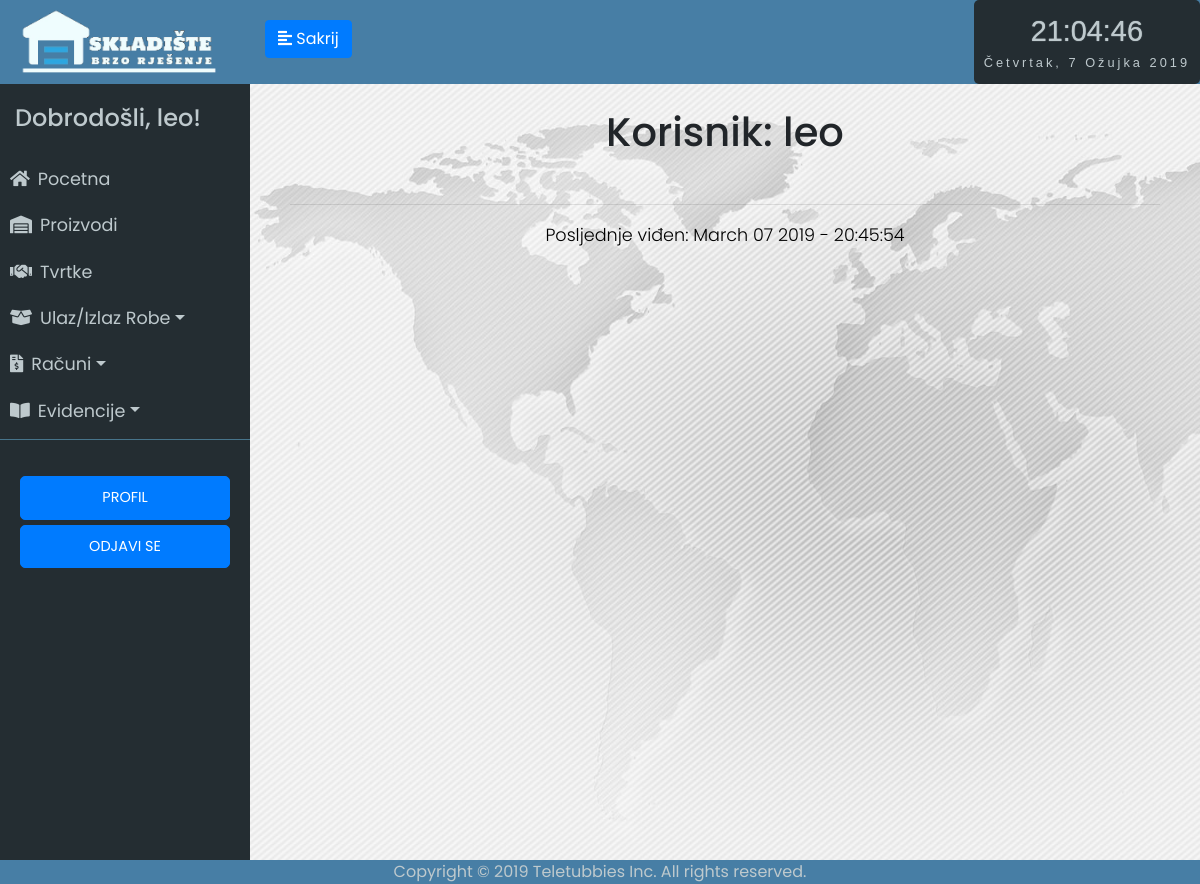
Before: /user/leo (signed in) with the older database file.
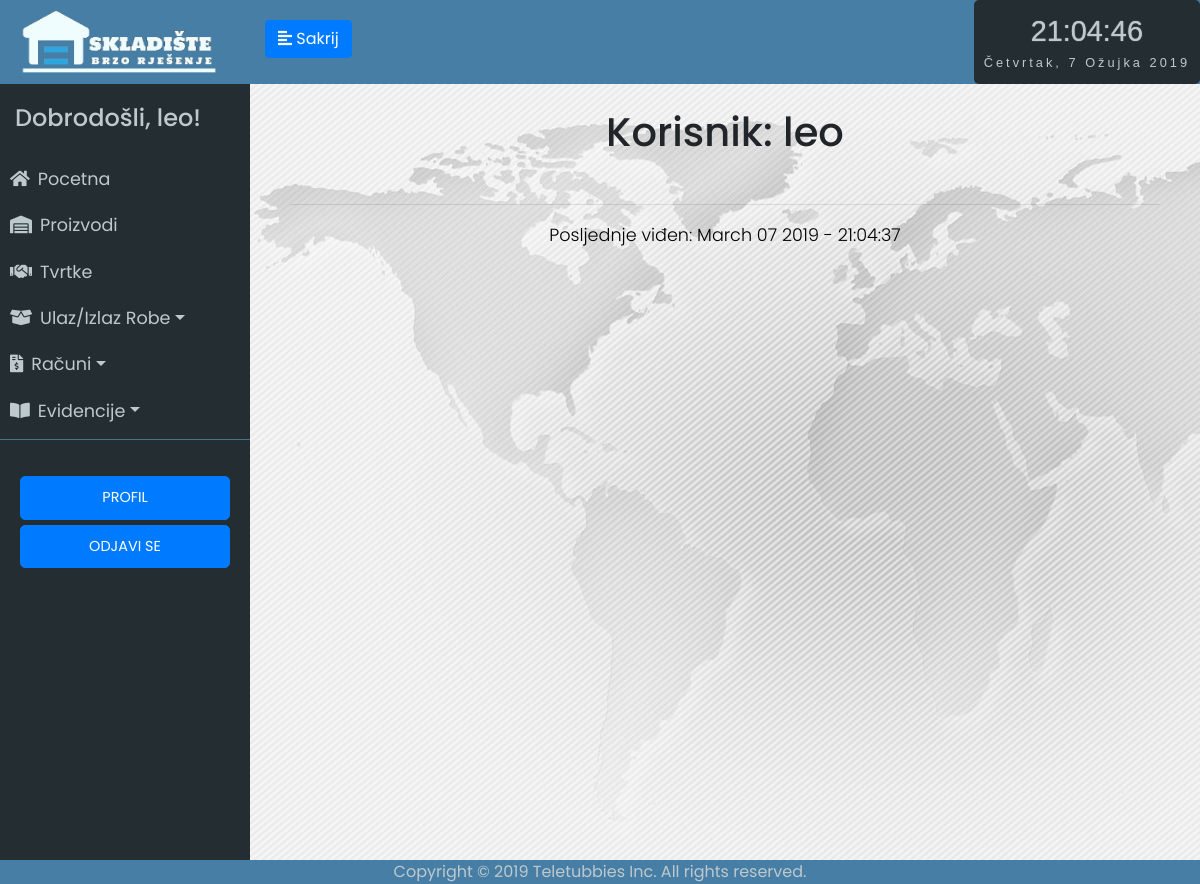
After: the same page with the newer database file.
### app/models.py (models this page shows, shortened)
class User(UserMixin, db.Model):
	id = db.Column(db.Integer, primary_key=True)
	username = db.Column(db.String(64), index=True, unique=True)
	email = db.Column(db.String(120), index=True, unique=True)
	password_hash = db.Column(db.String(128))
	last_seen = db.Column(db.DateTime, default=datetime.utcnow)
	evidencija = db.relationship('Evidencija', backref='user', lazy='dynamic')

### app/routes.py (the view)
@app.route('/user/<username>')
@login_required
def user(username):
	user = User.query.filter_by(username=username).first_or_404()
	return render_template('user.html', user=user)

### app/models.py (called while the page is built)
@login.user_loader
def load_user(id):
	return User.query.get(int(id))

### app/routes.py (called while the page is built)
@app.before_request
def before_request():
	if current_user.is_authenticated:
		current_user.last_seen = datetime.utcnow()
		db.session.commit()

### app/templates/user.html (shortened to what this page needs)
{% extends "base.html" %}
{% block content %}
<div class="stanje-s">
    <h1>Korisnik: {{ user.username }}</h1><br>
    <hr>
    {% if user.last_seen %}<p>Posljednje viđen: {{ user.last_seen.strftime('%B %d %Y - %H:%M:%S') }}</p>{% endif %}<br>
</div>
{% endblock %}

### app/templates/base.html (shortened to what this page needs)
<html>
<head>
	<link rel="stylesheet" href="https://stackpath.bootstrapcdn.com/bootstrap/4.2.1/css/bootstrap.min.css" integrisha384-GJzZqFGwb1QTTN6wy59ffF1BuGJpLSa9DkKMp0DgiMDm4iYMj70gZWKYbI706tWS">
	<link href="../static/style.css" type="text/css" rel="stylesheet">
	<link rel="stylesheet" href="https://use.fontawesome.com/releases/v5.7.1/css/all.css">
</head>
<body onload="startTime()">
	<div class="wrapper">
	<nav id="sidebar">
		<div class="sidebar-header ">
			<img src="../static/logo5.png" style="width: 200px; height: auto;">
		</div>
		<ul class="list-unstyled components" id="navigation">
			<h4>Dobrodošli, {{ current_user.username }}!</h4>
			<li class="{% block index %}{% endblock %}">
				<a href="{{ url_for('index') }}"><i class="fas fa-home mr-2"></i>Pocetna</a>
			</li>
			<li class="{% block stanje_skladista %}{% endblock %}">
				<a href="{{ url_for('stanje_skladista1') }}"><i class="fas fa-warehouse mr-2"></i>Proizvodi</a>
			</li>
			<li class="{% block dobavljaci %}{% endblock %}">
				<a href="{{ url_for('tvrtke1') }}"><i class="fas fa-handshake mr-2"></i>Tvrtke</a>
			</li>
			<li class="{% block ulaz_izlaz %}{% endblock %}">
				<a href="#pageSubmenu2" data-toggle="collapse" aria-expanded="false" class="dropdown-toggle"><i class="fas fa-box-open mr-2"></i>Ulaz/Izlaz Robe</a>
			</li>
			<li class="{% block racuni %}{% endblock %}">
				<a href="#pageSubmenu3" data-toggle="collapse" aria-expanded="false" class="dropdown-toggle"><i class="fas fa-file-invoice-dollar mr-2"></i>Računi</a>
			</li>
			<li class="{% block evidencije %}{% endblock %}">
				<a href="#pageSubmenu" data-toggle="collapse" aria-expanded="false" class="dropdown-toggle"><i class="fas fa-book-open mr-2"></i>Evidencije</a>
			</li>
		</ul>
		<ul class="list-unstyled CTAs">
                <li>
                    <a href="{{ url_for('user', username=current_user.username) }}" class="btn btn-primary hover-plava">PROFIL</a>
                </li>
                <li>
                    <a href="{{ url_for('logout') }}" class="btn btn-primary hover-plava">ODJAVI SE</a>
                </li>
            </ul>
	</nav>
		<div class="tijelo">
	        <div class="plava-pozadina">
	        	<div class="d-flex bd-highlight">
	  				<div class="bd-highlight">
		            	<button type="button" id="sidebarCollapse" class="btn btn-primary">
			                <i class="fas fa-align-left"></i>
			                <span class="sakrij-tipku"></span>
		            	</button>
		            </div>
	  				<div class="ml-auto bd-highlight">
	  					<div id="clockdate">
		  					<div class="clockdate-wrapper">
		    					<div id="clock"></div>
		    					<div id="date"></div>
		  					</div>
						</div>
					</div>
				</div>
	    	</div>
			<div class="plavo">
			{% block content %}
			{% endblock %}
			</div>
		</div>
<footer>Copyright © 2019 Teletubbies Inc. All rights reserved.</footer>
</body>
</html>

### app/static/style.css (style rules this page uses)
body { font-family: 'Poppins', sans-serif; background: #fafafa; }
p { font-family: 'Poppins', sans-serif; font-size: 1.1em; font-weight: 300; line-height: 1.7em; color: black; }
h4 { padding: 15px; }
.wrapper { display: flex; width: 100%; align-items: stretch; }
a, a:hover, a:focus { color: inherit; text-decoration: none; transition: all 0.3s; }
#sidebar { min-width: 250px; max-width: 250px; min-height: 100vh; background: #242d32; color: #bec9cd; transition: all 0.3s; }
#sidebarCollapse { margin-top: 20px; margin-left: 15px; }
#sidebar .sidebar-header { padding: 7.5px 20px; background: #477ea5; color: #f0fdfe; }
#sidebar ul.components { padding: 5px 0; border-bottom: 1px solid #47748b; }
#sidebar ul li a { padding: 10px; font-size: 1.1em; display: block; }
ul.CTAs { padding: 20px; }
ul.CTAs a { text-align: center; font-size: 0.9em !important; display: block; border-radius: 5px; margin-bottom: 5px; }
.tijelo { display: inline-block; width: 100%; }
.plavo { display: inline-block; width: 100%; text-align: center; }
.plava-pozadina { background-color: #477ea5; display: inline-block; width: 100%; height: 84px; }
.stanje-s { padding-top: 3vh; padding-left: 5vh; padding-right: 5vh; background-image: url('map.jpg'); height: 100vh; }
.sakrij-tipku:before { content: 'Sakrij'; }
.clockdate-wrapper { background-color: #242d32; padding:10px; max-width:350px; width:100%; text-align:center; border-radius:5px; margin:0 auto; height: 84px; }
#clock { background-color:#242d32; font-family: sans-serif; font-size:1.8rem; text-shadow:0px 0px 1px #bec9cd; color:#bec9cd; }
#date { letter-spacing:3px; font-size:0.8rem; font-family:arial,sans-serif; color:#bec9cd; }
footer { position: fixed; left: 0; bottom: 0; width: 100%; background-color: #477ea5; color: #bec9cd; text-align: center; }
:root { --mainColor: #007bff; }

Changed rows visible on the page:
changed User "leo": last_seen "March 07 2019 - 20:45:54" → "March 07 2019 - 21:04:37"
